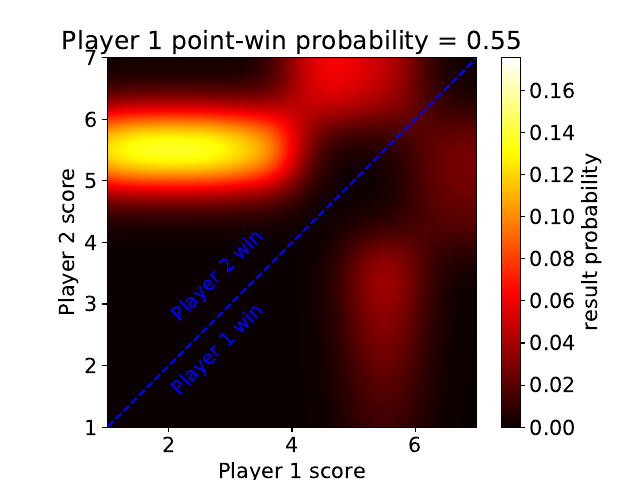

The script that saved this image:
import matplotlib.pylab as plt
import numpy as np
import scipy.interpolate
import os
import matplotlib

font = {'family' : 'normal',
        'size'   : 15}

matplotlib.rc('font', **font)

scorelo = 0
scorehi = 7
point_win = 0.55
prob_point_set_study = 1





playernames=['Player 1','Player 2']


os.system('gfortran calc_tennis.f90 -o calc_tennis.exe')
#with open('calc_tennis.par') as f:
# mylist = f.read().splitlines()
#mylist[-1] = np.str(point_win)+'\n'
#f.close()
f = open('calc_tennis.par','w')
f.write('4,6\n')
f.write(np.str(point_win)+'\n')
f.close()
#f.write('\n'.join(mylist)+'\n')
os.system('./calc_tennis.exe')



dat = np.loadtxt('mc_tennis_posterior.txt')


ndat = np.shape(dat[:,0])[0]
N = int(np.sqrt(ndat))
z =dat[:,2].reshape(N, N)


fig=plt.figure()
ax1 = fig.add_subplot(111)
ax1.hist2d(dat[:,0],dat[:,1])
ax1.set_xlabel(playernames[0]+' score')
ax1.set_ylabel(playernames[1]+' score')
ax1.plot([scorelo,scorehi],[scorelo,scorehi],ls='--',color='blue',label=None)
ax1.text(0.3,0.3,playernames[0]+' win',ha='center',rotation=45,transform=ax1.transAxes,color='b',fontsize=14)
ax1.text(0.3,0.5,playernames[1]+' win',ha='center',rotation=45,transform=ax1.transAxes,color='b',fontsize=14)

cblab = 'result probability'
pic = ax1.imshow(np.flipud(z),interpolation='gaussian',extent=[scorelo,scorehi]*2)
pic.set_cmap('hot')
fig.colorbar(pic,label=cblab)
plt.title(playernames[0]+' point-win probability = '+np.str(point_win))

#plt.colorbar()


plt.savefig('tenplot.pdf')






#now compute the probability of winning a set vs the probability of winning a rally
#to see how a slight increase in skill compounds through a game
if (prob_point_set_study == 1):

 pw_vals = np.arange(0.1,0.9,0.01)
 
 nvals = np.shape(pw_vals)[0]
 pw_win = np.zeros(nvals)
 
 for i in range(nvals):
  pwnow = pw_vals[i]
  #with open('calc_tennis.par') as f:
  #   mylist = f.read()
  #mylist[-1] = np.str(pwnow)+'\n'
  #f.close()
  #f = open('calc_tennis.par')
  #f.write(''.join(mylist))
  
  f = open('calc_tennis.par','w')
  f.write('4,6\n')
  f.write(np.str(pwnow)+'\n')
  f.close()
  os.system('./calc_tennis.exe')
 
  dat = np.loadtxt('mc_tennis_posterior.txt')
  ndat = np.shape(dat[:,0])[0]
  N = int(np.sqrt(ndat))
  z =dat[:,2].reshape(N, N)
  with open('calc_tennis.par') as f:
      mylist = f.read().splitlines() 
  f.close()
  winpoint_prob = np.float(mylist[-1])
  
  x = np.arange(scorehi)
  y = np.arange(scorehi)
  prob_itp = scipy.interpolate.interp2d(x, y, z,kind='cubic')
  #player 1 win
  sum1 = 0.0
  sum2 = 0.0
  i1res = np.linspace(0,scorehi,100)
  i2res = np.linspace(0,scorehi,100)
  for i1 in i1res:
   for i2 in i2res:
    pnow = prob_itp(i1,i2)[0]
    if (i1 > i2):
     sum1 = sum1 + pnow
    else:
     sum2 = sum2 + pnow
  ptot = sum1 + sum2
  p1win = sum1/ptot
  p2win = sum2/ptot
  
  pw_win[i] = p1win
  print 'point win prob ',pwnow,' set win prob ',p1win
 
 #cannot have probabilities greater than 1. Some slight numerical bug. Quick fix
 #no huge effect but fix correctly later
 pw_win = np.minimum(pw_win,np.ones(nvals))
 pw_lose = 1.*pw_win 
 pw_win = 1.-pw_win
 
 f = open('point_set_win_prob.txt','w')
 for i in range(nvals):
  f.write(np.str(pw_vals[i])+','+np.str(pw_win[i])+','+np.str(pw_lose[i])+'\n')
 f.close()
 
 
 #now make python plot
 fig = plt.figure()
 ax1 = fig.add_subplot(111)
 
 ax1.plot(pw_vals,pw_win,label='win probability')
 ax1.plot(pw_vals,pw_lose,label='lose probability')
 ax1.set_xlabel('point win probability')
 ax1.set_ylabel('set win probability')
 ax1.plot([0,1],[0,0],label=None,ls='--',color='k')
 ax1.plot([0,1],[1,1],label=None,ls='--',color='k')
 ax1.legend(fontsize='small')
 plt.savefig('fig_prob_point_set.pdf')
 


 